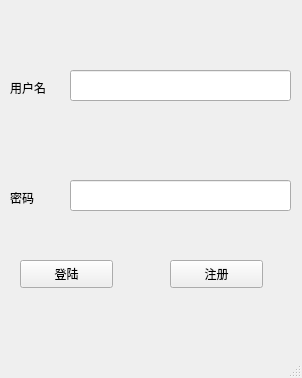
<?xml version="1.0" encoding="UTF-8"?>
<ui version="4.0">
 <class>MainWindow</class>
 <widget class="QMainWindow" name="MainWindow">
  <property name="geometry">
   <rect>
    <x>0</x>
    <y>0</y>
    <width>302</width>
    <height>378</height>
   </rect>
  </property>
  <property name="windowTitle">
   <string>MainWindow</string>
  </property>
  <widget class="QWidget" name="centralwidget">
   <widget class="QPushButton" name="Login">
    <property name="geometry">
     <rect>
      <x>20</x>
      <y>260</y>
      <width>93</width>
      <height>28</height>
     </rect>
    </property>
    <property name="text">
     <string>登陆</string>
    </property>
   </widget>
   <widget class="QPushButton" name="register_2">
    <property name="geometry">
     <rect>
      <x>170</x>
      <y>260</y>
      <width>93</width>
      <height>28</height>
     </rect>
    </property>
    <property name="text">
     <string>注册</string>
    </property>
   </widget>
   <widget class="QLineEdit" name="username">
    <property name="geometry">
     <rect>
      <x>70</x>
      <y>70</y>
      <width>221</width>
      <height>31</height>
     </rect>
    </property>
   </widget>
   <widget class="QLabel" name="label">
    <property name="geometry">
     <rect>
      <x>10</x>
      <y>80</y>
      <width>51</width>
      <height>16</height>
     </rect>
    </property>
    <property name="text">
     <string>用户名</string>
    </property>
   </widget>
   <widget class="QLabel" name="label_2">
    <property name="geometry">
     <rect>
      <x>10</x>
      <y>190</y>
      <width>51</width>
      <height>16</height>
     </rect>
    </property>
    <property name="text">
     <string>密码</string>
    </property>
   </widget>
   <widget class="QLineEdit" name="password">
    <property name="geometry">
     <rect>
      <x>70</x>
      <y>180</y>
      <width>221</width>
      <height>31</height>
     </rect>
    </property>
   </widget>
  </widget>
  <widget class="QMenuBar" name="menubar">
   <property name="geometry">
    <rect>
     <x>0</x>
     <y>0</y>
     <width>302</width>
     <height>26</height>
    </rect>
   </property>
  </widget>
  <widget class="QStatusBar" name="statusbar"/>
 </widget>
 <resources/>
 <connections/>
</ui>
